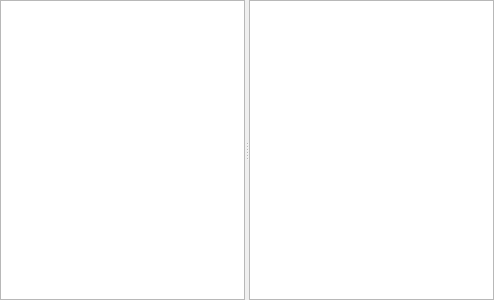
<?xml version="1.0" encoding="UTF-8"?>
<ui version="4.0">
 <class>gamestatsWidget</class>
 <widget class="QWidget" name="gamestatsWidget">
  <property name="geometry">
   <rect>
    <x>0</x>
    <y>0</y>
    <width>494</width>
    <height>300</height>
   </rect>
  </property>
  <property name="windowTitle">
   <string>Form</string>
  </property>
  <layout class="QVBoxLayout" name="verticalLayout">
   <property name="leftMargin">
    <number>0</number>
   </property>
   <property name="topMargin">
    <number>0</number>
   </property>
   <property name="rightMargin">
    <number>0</number>
   </property>
   <property name="bottomMargin">
    <number>0</number>
   </property>
   <item>
    <widget class="QSplitter" name="splitter">
     <property name="orientation">
      <enum>Qt::Horizontal</enum>
     </property>
     <widget class="QTableView" name="sectionsList">
      <property name="font">
       <font>
        <family>Consolas</family>
        <pointsize>12</pointsize>
       </font>
      </property>
      <property name="editTriggers">
       <set>QAbstractItemView::NoEditTriggers</set>
      </property>
      <property name="showDropIndicator" stdset="0">
       <bool>false</bool>
      </property>
      <property name="dragDropOverwriteMode">
       <bool>false</bool>
      </property>
      <property name="selectionBehavior">
       <enum>QAbstractItemView::SelectRows</enum>
      </property>
      <property name="showGrid">
       <bool>false</bool>
      </property>
      <attribute name="horizontalHeaderVisible">
       <bool>false</bool>
      </attribute>
      <attribute name="horizontalHeaderDefaultSectionSize">
       <number>25</number>
      </attribute>
      <attribute name="horizontalHeaderHighlightSections">
       <bool>false</bool>
      </attribute>
      <attribute name="horizontalHeaderMinimumSectionSize">
       <number>25</number>
      </attribute>
      <attribute name="horizontalHeaderStretchLastSection">
       <bool>true</bool>
      </attribute>
      <attribute name="verticalHeaderVisible">
       <bool>false</bool>
      </attribute>
      <attribute name="verticalHeaderDefaultSectionSize">
       <number>25</number>
      </attribute>
      <attribute name="verticalHeaderHighlightSections">
       <bool>false</bool>
      </attribute>
      <attribute name="verticalHeaderMinimumSectionSize">
       <number>25</number>
      </attribute>
     </widget>
     <widget class="QTableView" name="statsList">
      <property name="minimumSize">
       <size>
        <width>0</width>
        <height>0</height>
       </size>
      </property>
      <property name="font">
       <font>
        <family>Consolas</family>
        <pointsize>12</pointsize>
       </font>
      </property>
      <property name="editTriggers">
       <set>QAbstractItemView::NoEditTriggers</set>
      </property>
      <property name="showDropIndicator" stdset="0">
       <bool>false</bool>
      </property>
      <property name="dragDropOverwriteMode">
       <bool>false</bool>
      </property>
      <property name="selectionMode">
       <enum>QAbstractItemView::NoSelection</enum>
      </property>
      <property name="showGrid">
       <bool>false</bool>
      </property>
      <attribute name="horizontalHeaderVisible">
       <bool>false</bool>
      </attribute>
      <attribute name="horizontalHeaderDefaultSectionSize">
       <number>25</number>
      </attribute>
      <attribute name="horizontalHeaderHighlightSections">
       <bool>false</bool>
      </attribute>
      <attribute name="horizontalHeaderMinimumSectionSize">
       <number>25</number>
      </attribute>
      <attribute name="horizontalHeaderStretchLastSection">
       <bool>true</bool>
      </attribute>
      <attribute name="verticalHeaderVisible">
       <bool>false</bool>
      </attribute>
      <attribute name="verticalHeaderDefaultSectionSize">
       <number>25</number>
      </attribute>
      <attribute name="verticalHeaderHighlightSections">
       <bool>false</bool>
      </attribute>
      <attribute name="verticalHeaderMinimumSectionSize">
       <number>25</number>
      </attribute>
      <attribute name="verticalHeaderStretchLastSection">
       <bool>false</bool>
      </attribute>
     </widget>
    </widget>
   </item>
  </layout>
 </widget>
 <resources/>
 <connections/>
</ui>
